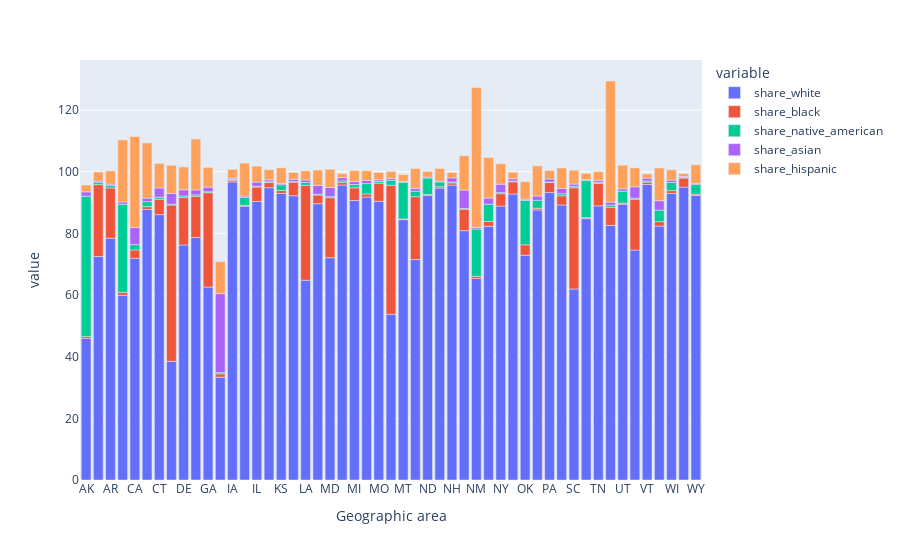

The code cell stored with this chart in its notebook:
### Code cell
bar_race = px.bar(
    data_frame=grouped_race,
    x="Geographic area",
    y=['share_white', 'share_black', 'share_native_american', 'share_asian', 'share_hispanic']
)
bar_race.show()

### Figure 1 — Plotly figure (JSON) as saved in the notebook; plotly's stock layout.template omitted (floating-point values rounded to 4 significant figures)
{"data": [{"alignmentgroup": "True", "hovertemplate": "variable=share_white<br>Geographic area=%{x}<br>value=%{y}<extra></extra>", "legendgroup": "share_white", "marker": {"color": "#636efa", "pattern": {"shape": ""}}, "name": "share_white", "offsetgroup": "share_white", "orientation": "v", "showlegend": true, "textposition": "auto", "type": "bar", "x": ["AK", "AL", "AR", "AZ", "CA", "CO", "CT", "DC", "DE", "FL", "GA", "HI", "IA", "ID", "IL", "IN", "KS", "KY", "LA", "MA", "MD", "ME", "MI", "MN", "MO", "MS", "MT", "NC", "ND", "NE", "NH", "NJ", "NM", "NV", "NY", "OH", "OK", "OR", "PA", "RI", "SC", "SD", "TN", "TX", "UT", "VA", "VT", "WA", "WI", "WV", "WY"], "xaxis": "x", "y": [45.97, 72.51, 78.45, 59.93, 71.92, 87.77, 86.11, 38.5, 76.25, 78.67, 62.59, 33.37, 96.71, 88.82, 90.36, 94.82, 92.96, 92.23, 64.81, 89.65, 72.12, 95.69, 90.67, 91.8, 90.42, 53.8, 84.48, 71.52, 92.29, 94.72, 95.68, 80.89, 65.42, 82.33, 88.88, 92.8, 72.93, 87.61, 93.25, 89.23, 61.98, 84.82, 88.95, 82.59, 89.44, 74.6, 95.87, 82.38, 92.96, 95.04, 92.33], "yaxis": "y"}, {"alignmentgroup": "True", "hovertemplate": "variable=share_black<br>Geographic area=%{x}<br>value=%{y}<extra></extra>", "legendgroup": "share_black", "marker": {"color": "#EF553B", "pattern": {"shape": ""}}, "name": "share_black", "offsetgroup": "share_black", "orientation": "v", "showlegend": true, "textposition": "auto", "type": "bar", "x": ["AK", "AL", "AR", "AZ", "CA", "CO", "CT", "DC", "DE", "FL", "GA", "HI", "IA", "ID", "IL", "IN", "KS", "KY", "LA", "MA", "MD", "ME", "MI", "MN", "MO", "MS", "MT", "NC", "ND", "NE", "NH", "NJ", "NM", "NV", "NY", "OH", "OK", "OR", "PA", "RI", "SC", "SD", "TN", "TX", "UT", "VA", "VT", "WA", "WI", "WV", "WY"], "xaxis": "x", "y": [0.6203, 23.32, 16.3, 0.9545, 2.711, 0.9177, 4.992, 50.7, 15.39, 13.37, 30.63, 1.071, 0.5635, 0.2952, 4.704, 1.688, 0.9605, 4.421, 30.78, 2.819, 19.46, 0.8198, 4.124, 1.001, 5.882, 41.83, 0.2266, 20.4, 0.3574, 0.4205, 0.7156, 6.975, 0.667, 1.567, 4.008, 3.96, 3.376, 0.5462, 3.27, 2.988, 32.83, 0.29, 7.303, 5.882, 0.385, 16.51, 0.7706, 1.427, 0.9373, 2.915, 0.4312], "yaxis": "y"}, {"alignmentgroup": "True", "hovertemplate": "variable=share_native_american<br>Geographic area=%{x}<br>value=%{y}<extra></extra>", "legendgroup": "share_native_american", "marker": {"color": "#00cc96", "pattern": {"shape": ""}}, "name": "share_native_american", "offsetgroup": "share_native_american", "orientation": "v", "showlegend": true, "textposition": "auto", "type": "bar", "x": ["AK", "AL", "AR", "AZ", "CA", "CO", "CT", "DC", "DE", "FL", "GA", "HI", "IA", "ID", "IL", "IN", "KS", "KY", "LA", "MA", "MD", "ME", "MI", "MN", "MO", "MS", "MT", "NC", "ND", "NE", "NH", "NJ", "NM", "NV", "NY", "OH", "OK", "OR", "PA", "RI", "SC", "SD", "TN", "TX", "UT", "VA", "VT", "WA", "WI", "WV", "WY"], "xaxis": "x", "y": [45.5, 0.6593, 0.7599, 28.59, 1.728, 1.625, 0.6566, 0.3, 0.5237, 0.4554, 0.3003, 0.3881, 0.2714, 2.525, 0.2618, 0.2758, 1.873, 0.2101, 0.9573, 0.2769, 0.3409, 0.545, 1.077, 3.363, 0.5511, 1.615, 11.87, 1.788, 5.33, 1.56, 0.2875, 0.2571, 15.34, 5.577, 0.3613, 0.215, 14.38, 2.589, 0.1616, 0.6706, 0.4628, 12.03, 0.3166, 0.6639, 3.87, 0.3423, 0.3697, 3.75, 2.62, 0.2002, 3.094], "yaxis": "y"}, {"alignmentgroup": "True", "hovertemplate": "variable=share_asian<br>Geographic area=%{x}<br>value=%{y}<extra></extra>", "legendgroup": "share_asian", "marker": {"color": "#ab63fa", "pattern": {"shape": ""}}, "name": "share_asian", "offsetgroup": "share_asian", "orientation": "v", "showlegend": true, "textposition": "auto", "type": "bar", "x": ["AK", "AL", "AR", "AZ", "CA", "CO", "CT", "DC", "DE", "FL", "GA", "HI", "IA", "ID", "IL", "IN", "KS", "KY", "LA", "MA", "MD", "ME", "MI", "MN", "MO", "MS", "MT", "NC", "ND", "NE", "NH", "NJ", "NM", "NV", "NY", "OH", "OK", "OR", "PA", "RI", "SC", "SD", "TN", "TX", "UT", "VA", "VT", "WA", "WI", "WV", "WY"], "xaxis": "x", "y": [1.39, 0.4798, 0.4771, 0.7266, 5.55, 1.155, 2.99, 3.5, 2.0, 1.617, 1.492, 25.65, 0.4008, 0.4877, 1.337, 0.5868, 0.4264, 0.711, 0.7865, 2.848, 2.98, 1.032, 0.9542, 1.026, 0.5527, 0.5461, 0.3189, 0.9263, 0.2935, 0.2919, 1.343, 5.945, 0.4939, 2.007, 2.719, 0.7515, 0.4265, 1.383, 0.989, 1.688, 0.74, 0.3179, 0.6373, 1.016, 0.7709, 3.669, 0.9101, 3.075, 0.7908, 0.3411, 0.3953], "yaxis": "y"}, {"alignmentgroup": "True", "hovertemplate": "variable=share_hispanic<br>Geographic area=%{x}<br>value=%{y}<extra></extra>", "legendgroup": "share_hispanic", "marker": {"color": "#FFA15A", "pattern": {"shape": ""}}, "name": "share_hispanic", "offsetgroup": "share_hispanic", "orientation": "v", "showlegend": true, "textposition": "auto", "type": "bar", "x": ["AK", "AL", "AR", "AZ", "CA", "CO", "CT", "DC", "DE", "FL", "GA", "HI", "IA", "ID", "IL", "IN", "KS", "KY", "LA", "MA", "MD", "ME", "MI", "MN", "MO", "MS", "MT", "NC", "ND", "NE", "NH", "NJ", "NM", "NV", "NY", "OH", "OK", "OR", "PA", "RI", "SC", "SD", "TN", "TX", "UT", "VA", "VT", "WA", "WI", "WV", "WY"], "xaxis": "x", "y": [2.21, 2.98, 4.273, 20.14, 29.56, 17.9, 7.976, 9.1, 7.417, 16.53, 6.415, 10.36, 2.819, 10.7, 5.171, 3.318, 5.072, 2.226, 2.977, 4.964, 5.931, 1.313, 3.535, 3.154, 2.385, 2.322, 2.192, 6.413, 1.823, 4.07, 1.745, 11.12, 45.43, 13.17, 6.629, 2.13, 5.696, 9.776, 2.733, 6.668, 4.475, 2.037, 2.856, 39.3, 7.663, 6.153, 1.38, 10.61, 3.323, 0.9042, 6.034], "yaxis": "y"}], "layout": {"barmode": "relative", "legend": {"title": {"text": "variable"}, "tracegroupgap": 0}, "margin": {"t": 60}, "xaxis": {"anchor": "y", "domain": [0, 1], "title": {"text": "Geographic area"}}, "yaxis": {"anchor": "x", "domain": [0, 1], "title": {"text": "value"}}}}
